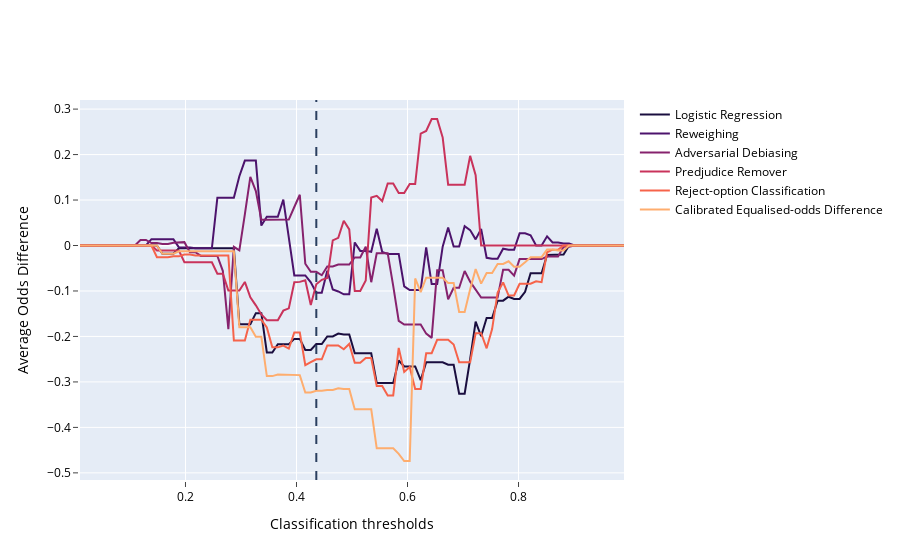

Notebook cell for this chart:
### Code cell
avg_odds_files = {'Files' : ['LR_avg_odds_diff_arr.json', 'RW_avg_odds_diff_arr.json', 'AD_avg_odds_diff_arr.json', 
    'PR_avg_odds_diff_arr.json', 'ROC_avg_odds_diff_arr.json', 'CEOD_avg_odds_diff_arr.json'], 
    'Names': ['Logistic Regression', 'Reweighing', 'Adversarial Debiasing', 'Predjudice Remover', 
    'Reject-option Classification', 'Calibrated Equalised-odds Difference']}
plot_plotly_graphs(metric = 'Average Odds Difference', filenames = avg_odds_files, filepath = 'avg_odds_plotly.html')
